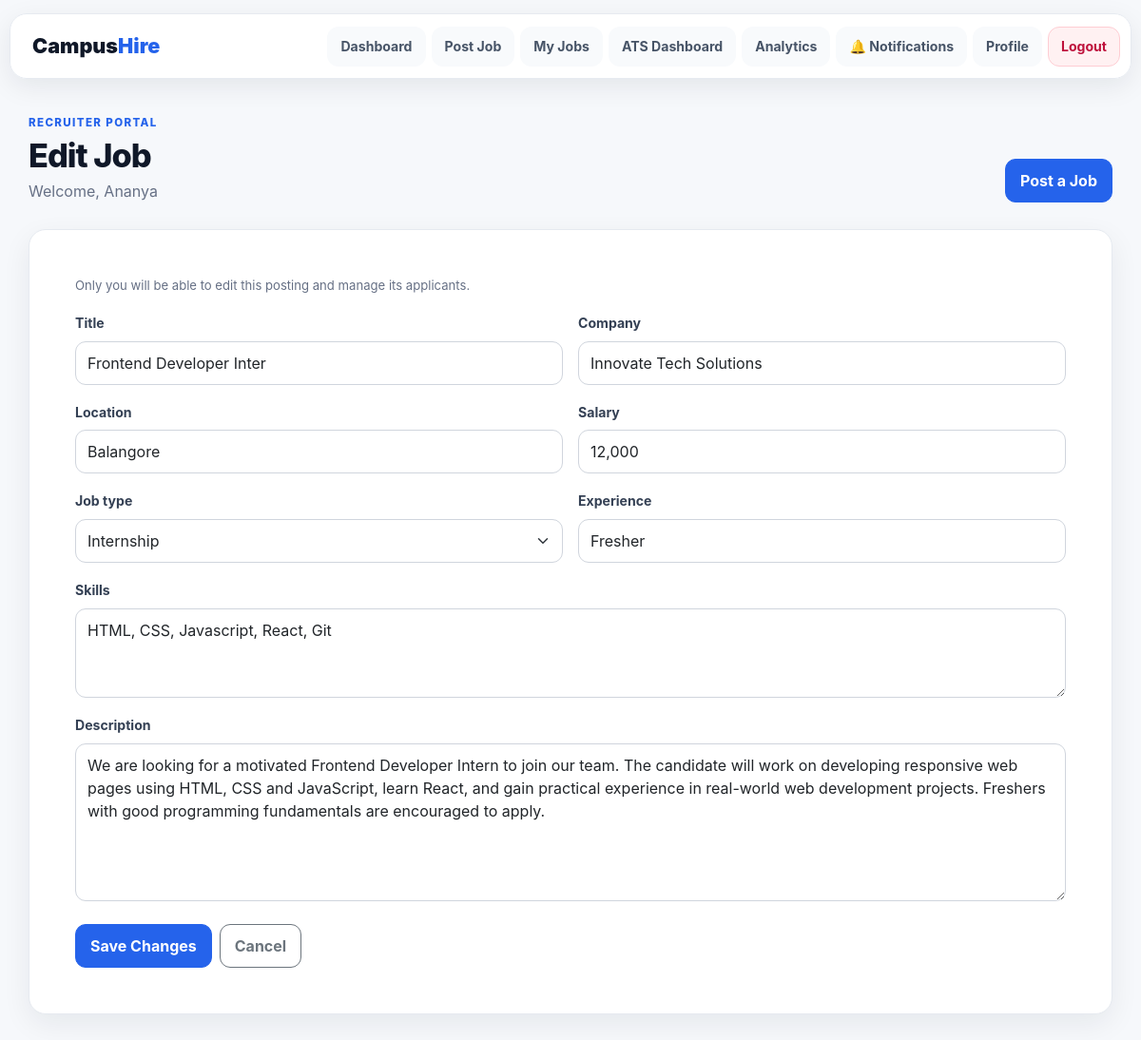
Screenshot of /recruiter/edit/2/ (signed in) with the database file from the repository.
### recruiter/models.py (models this page shows, shortened)
class Job(models.Model):
    JOB_TYPES = [
        ("Full-Time", "Full-Time"),
        ("Part-Time", "Part-Time"),
        ("Internship", "Internship"),
        ("Remote", "Remote"),
    ]
    recruiter = models.ForeignKey(
        settings.AUTH_USER_MODEL,
        on_delete=models.CASCADE,
        related_name="posted_jobs",
        null=True,
        blank=True,
    )
    title = models.CharField(max_length=200)
    company = models.CharField(max_length=200)
    location = models.CharField(max_length=100)
    salary = models.CharField(max_length=50)
    job_type = models.CharField(max_length=20, choices=JOB_TYPES)
    experience = models.CharField(max_length=50)
    skills = models.TextField()
    description = models.TextField()
    posted_date = models.DateTimeField(auto_now_add=True)

### recruiter/views.py (the view)
# urls.py: path("edit/<int:job_id>/", views.edit_job, name="edit_job"),
@recruiter_only
def edit_job(request, job_id):
    job = get_object_or_404(Job, id=job_id, recruiter=request.user)
    if request.method == "POST":
        form = JobForm(request.POST, instance=job)
        if form.is_valid():
            form.save()
            messages.success(request, "Job updated successfully.")
            return redirect("view_jobs")
    else:
        form = JobForm(instance=job)
    return render(request, "recruiter/post_job.html", {"form": form, "is_edit": True, "job": job})

### recruiter/forms.py
class JobForm(forms.ModelForm):
    class Meta:
        model = Job
        fields = ["title", "company", "location", "salary", "job_type", "experience", "skills", "description"]
        widgets = {
            "title": forms.TextInput(attrs={"class": "form-control", "placeholder": "e.g. Data Science Engineer"}),
            "company": forms.TextInput(attrs={"class": "form-control", "placeholder": "Company name"}),
            "location": forms.TextInput(attrs={"class": "form-control", "placeholder": "Hyderabad / Remote"}),
            "salary": forms.TextInput(attrs={"class": "form-control", "placeholder": "₹8,00,000 - ₹12,00,000 PA"}),
            "job_type": forms.Select(attrs={"class": "form-select"}),
            "experience": forms.TextInput(attrs={"class": "form-control", "placeholder": "0-2 years"}),
            "skills": forms.Textarea(attrs={"class": "form-control", "rows": 3, "placeholder": "Python, SQL, Machine Learning, Django"}),
            "description": forms.Textarea(attrs={"class": "form-control", "rows": 6, "placeholder": "Responsibilities, qualifications and role details..."}),
        }

### recruiter/views.py (called while the page is built)
def recruiter_only(view_func):
    @wraps(view_func)
    @login_required(login_url="/recruiter/login/")
    def wrapper(request, *args, **kwargs):
        if request.user.is_staff or request.user.groups.filter(name="Recruiters").exists():
            return view_func(request, *args, **kwargs)
        return HttpResponseForbidden("Recruiter access required.")
    return wrapper

### recruiter/templates/recruiter/post_job.html (shortened to what this page needs)
{% extends 'recruiter/base.html' %}
{% block page_title %}{% if is_edit %}Edit Job{% else %}Post a New Job{% endif %}{% endblock %}
{% block content %}
<div class="card p-4 p-lg-5"><p class="small-muted">Only you will be able to edit this posting and manage its applicants.</p><form method="POST">{% csrf_token %}<div class="row g-3">{% for field in form %}<div class="{% if field.name == 'description' or field.name == 'skills' %}col-12{% else %}col-md-6{% endif %}"><label class="form-label">{{ field.label }}</label>{{ field }}{% for error in field.errors %}<div class="text-danger small">{{ error }}</div>{% endfor %}</div>{% endfor %}</div><div class="mt-4 d-flex gap-2"><button class="btn btn-primary">{% if is_edit %}Save Changes{% else %}Publish Job{% endif %}</button><a href="{% url 'view_jobs' %}" class="btn btn-outline-secondary">Cancel</a></div></form></div>
{% endblock %}

### recruiter/templates/recruiter/base.html (shortened to what this page needs)
{% load static %}
<!DOCTYPE html>
<html lang="en">
<head>
    <link href="https://cdn.jsdelivr.net/npm/bootstrap@5.3.3/dist/css/bootstrap.min.css" rel="stylesheet">
    <link rel="stylesheet" href="{% static 'style.css' %}">
</head>
<body>
<nav class="portal-nav">
    <a class="brand" href="{% url 'dashboard' %}">Campus<span>Hire</span></a>
    <div class="nav-pills">
        <a href="{% url 'dashboard' %}">Dashboard</a>
        <a href="{% url 'post_job' %}">Post Job</a>
        <a href="{% url 'view_jobs' %}">My Jobs</a>
        <a href="{% url 'priority_ranking' %}">ATS Dashboard</a>
        <a href="{% url 'recruiter_analytics' %}">Analytics</a>
        <a href="{% url 'recruiter_notifications' %}" aria-label="Recruiter notifications">🔔 Notifications</a>
        <a href="{% url 'profile' %}">Profile</a>
        <a class="nav-logout" href="{% url 'recruiter_logout' %}">Logout</a>
    </div>
</nav>
<main class="portal-main">
    <div class="page-heading">
        <div><div class="eyebrow">RECRUITER PORTAL</div><h1>{% block page_title %}Dashboard{% endblock %}</h1><p>Welcome, {{ request.user.first_name|default:request.user.username }}</p></div>
        <a class="btn btn-primary" href="{% url 'post_job' %}">Post a Job</a>
    </div>
    {% block content %}{% endblock %}
</main>
</body>
</html>

### static/style.css (style rules this page uses)
:root { --ink:#101828;--muted:#667085;--line:#e4e7ec;--page:#f6f8fb;--panel:#fff;--primary:#2563eb;--primary-dark:#1d4ed8;--green:#0f9f6e;--red:#dc3545;--amber:#d97706;--shadow:0 10px 30px rgba(16,24,40,.07) }
* { box-sizing:border-box }
body { margin:0;background:var(--page);color:var(--ink);font-family:Inter,-apple-system,BlinkMacSystemFont,"Segoe UI",sans-serif;line-height:1.55 }
.portal-nav { position:sticky;top:14px;z-index:50;max-width:1180px;margin:14px auto 0;padding:10px 12px;display:flex;align-items:center;justify-content:space-between;gap:18px;background:rgba(255,255,255,.94);border:1px solid var(--line);border-radius:18px;box-shadow:0 8px 28px rgba(16,24,40,.08);backdrop-filter:blur(12px) }
.brand { font-weight:900;font-size:1.35rem;text-decoration:none;color:var(--ink);padding:8px 12px }
.brand span { color:var(--primary) }
.nav-pills { display:flex;align-items:center;gap:6px;flex-wrap:wrap }
.nav-pills a { color:#475467;text-decoration:none;font-size:.88rem;font-weight:650;padding:9px 13px;border-radius:12px;transition:.2s }
.nav-pills .nav-logout { background:#fff1f2;color:#be123c }
.portal-main { max-width:1180px;margin:0 auto;padding:38px 20px 60px }
.page-heading { display:flex;justify-content:space-between;align-items:end;gap:20px;margin-bottom:28px }
.page-heading h1 { font-size:2.15rem;margin:4px 0 4px;font-weight:850;letter-spacing:-.03em }
.page-heading p { margin:0;color:var(--muted) }
.eyebrow { font-size:.72rem;font-weight:800;letter-spacing:.12em;color:var(--primary) }
.card,.portal-card { background:var(--panel);border:1px solid var(--line);border-radius:18px;box-shadow:var(--shadow) }
.btn { border-radius:11px;padding:10px 15px;font-weight:700 }
.btn-primary { background:var(--primary);border-color:var(--primary) }
.form-control,.form-select { border:1px solid #d0d5dd;border-radius:11px;padding:10px 12px }
label.form-label { font-weight:700;color:#344054;font-size:.88rem }
.small-muted { font-size:.82rem;color:var(--muted) }
:root { --ink:#101828;--muted:#667085;--line:#e6eaf0;--primary:#2563eb;--primary-dark:#1d4ed8;--soft:#f5f8ff;--violet:#6d5dfc }
html { scroll-behavior:smooth }
.portal-nav { padding:9px 11px }
.nav-pills a { border:1px solid transparent;background:#f8fafc }
.nav-pills .nav-logout { border-color:#fecdd3 }
.card { overflow:hidden }

### rows the page displays
Job: form "Frontend Developer Inter" "Innovate Tech Solutions" "Balangore" "12,000" "Internship" "Fresher" "HTML, CSS, Javascript, React, Git" "We are looking for a motivated Frontend Developer Intern to join our team. The candidate will work on developing responsive web pages using HTML, CSS and JavaScript, learn React, and gain practical experience in real-world web development projects. Freshers with good programming fundamentals are encouraged to apply."

### other values shown
{{ request.user.first_name|default:request.user.username }} "Ananya"
{{ field.label }} "Title" "Company" "Location" "Salary" "Job type" "Experience" "Skills" "Description"
